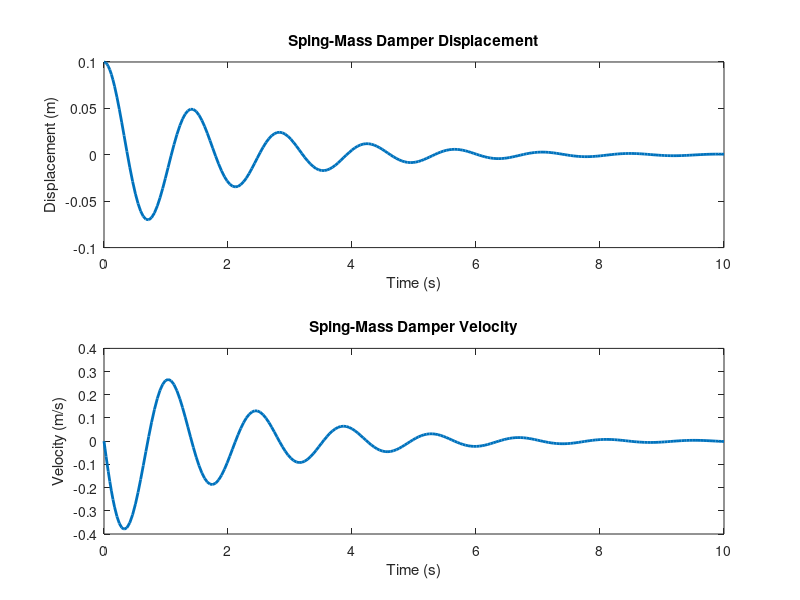
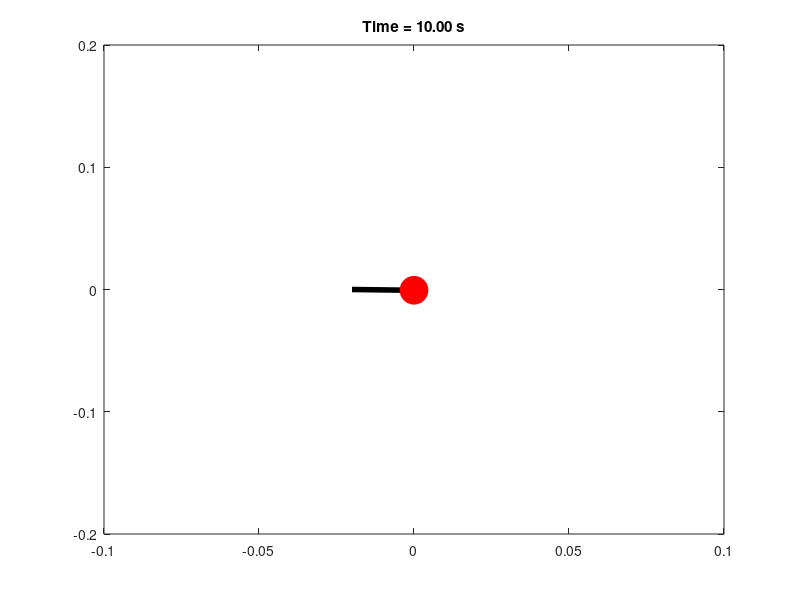

Recreate these plots in MATLAB, in order.
clear; clc; close all;
% Parameters
m = 1;
k = 20;
c = 1;

x0 = 0.1;
v0 = 0;
y0 = [x0, v0];

tspan = [0 10];

% ODE Function
springMassODE = @(t,y) [y(2);
                        -(c/m)*y(2) - (k/m)*y(1)];

% Solve IDE
[t, Y] = ode45(springMassODE, tspan, y0);

x = Y(:,1);
v = Y(:,2);

figure;
subplot(2,1,1);
plot (t,x,'LineWidth', 2);
xlabel('Time (s)'); 
ylabel('Displacement (m)');
title('Sping-Mass Damper Displacement');

subplot(2,1,2);
plot(t,v, 'LineWidth', 2);
xlabel('Time (s)');
ylabel('Velocity (m/s)');
title('Sping-Mass Damper Velocity');

figure
for i = 1:length(t)
    clf;
    plot([-0.02,0], [0 -x(i)], 'k', 'LineWidth', 4);
    hold on;
    plot(0, -x(i), 'ro', 'MarkerSize', 20, 'MarkerFaceColor', 'r');
    ylim([-0.2 0.2]);
    xlim([-0.1 0.1]);
    title(sprintf('Time = %.2f s', t(i)));
    pause(0.02)
end
